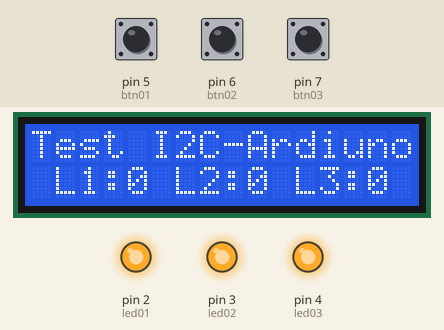
Recording of a sketch running on a simulated Arduino Uno, built with avr-gcc and run on an emulated ATmega328P. On the bench: 16×2 character LCD, output pins drawn as LEDs (lit = HIGH). The inputs (shaded band) are chosen by the test bench; at power-on: pin 5 (btn01) HIGH, pin 6 (btn02) HIGH, pin 7 (btn03) HIGH. What the sketch prints to the serial monitor is not drawn.

Above: at 2.3 s.
2.4 s: pin 5 (btn01) pulled LOW for 0.15 s
At 2.51 s:
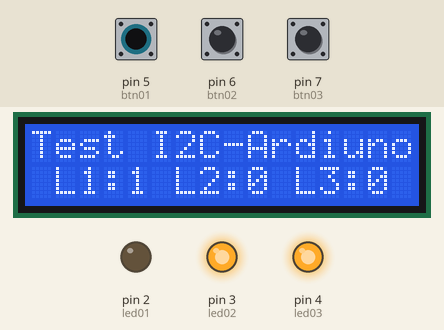
4.0 s: pin 6 (btn02) pulled LOW for 0.15 s
At 4.1 s:
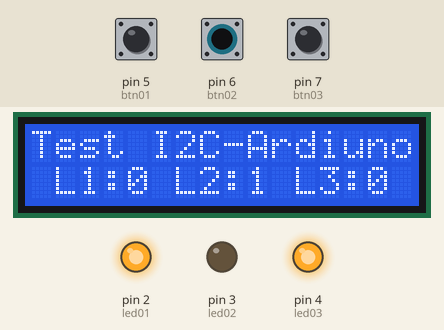
5.6 s: pin 7 (btn03) pulled LOW for 0.15 s
At 6.5 s:
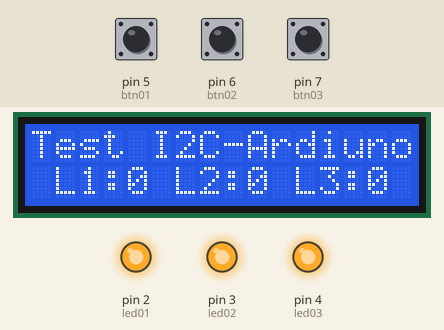
7.2 s: pin 5 (btn01) pulled LOW for 1 s
At 7.7 s:
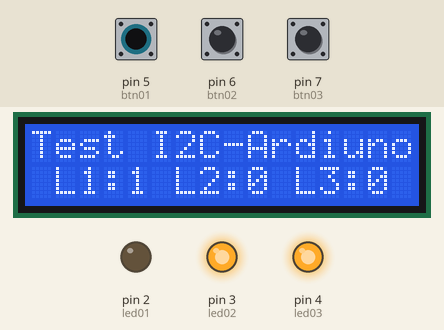
11.2 s: pin 6 (btn02) pulled LOW for 1 s
At 13.1 s:
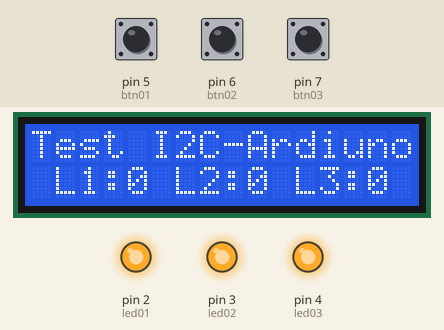
15.2 s: pin 7 (btn03) pulled LOW for 1 s
At 16.0 s:
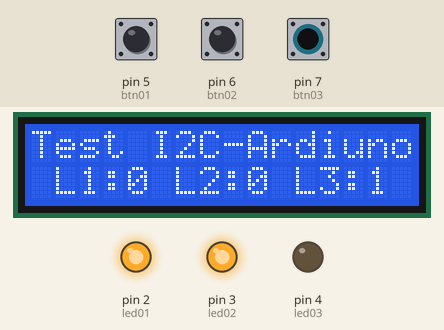
Timing chart, 0 to 18.2 s (numbered marks = the images above; inputs shaded):
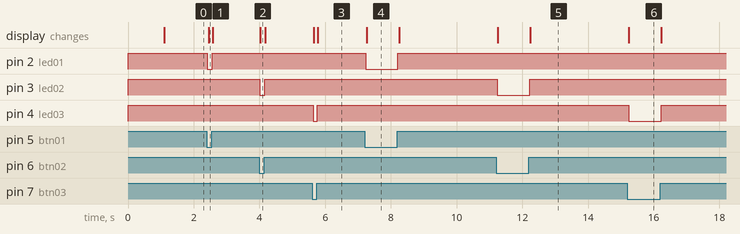

The sketch:

ardiuno-lcd-i2c.ino
```cpp
#include <Wire.h>
#include <LiquidCrystal_I2C.h>

#define led01 2
#define led02 3
#define led03 4

#define btn01 5
#define btn02 6
#define btn03 7

LiquidCrystal_I2C lcd(0x20, 16, 2);

void setup()
{
  Serial.begin(9600);

  pinMode(led01, OUTPUT);
  pinMode(led02, OUTPUT);
  pinMode(led03, OUTPUT);

  pinMode(btn01, INPUT);
  pinMode(btn02, INPUT);
  pinMode(btn03, INPUT);

  digitalWrite(led01, HIGH);
  digitalWrite(led02, HIGH);
  digitalWrite(led03, HIGH);

  lcd.init();
  Wire.begin();
  lcd.backlight();

  lcd.setCursor(4, 0);
  lcd.print("DinhNT");
  delay(1000);
  lcd.clear();

  lcd.setCursor(0, 0);
  lcd.print("Test I2C-Ardiuno");
  lcd.setCursor(1, 1);
  lcd.print("L1:");
  lcd.setCursor(6, 1);
  lcd.print("L2:");
  lcd.setCursor(11, 1);
  lcd.print("L3:");
}

void loop()
{

  if (digitalRead(btn01) == LOW) {
    digitalWrite(led01, LOW);
    Serial.println("LED1 is ON");
    lcd.setCursor(4, 1);
    lcd.print("1");
  }
  else {
    digitalWrite(led01, HIGH);
    Serial.println("LED1 is OFF");
    lcd.setCursor(4, 1);
    lcd.print("0");
  }

  if (digitalRead(btn02) == LOW) {
    digitalWrite(led02, LOW);
    Serial.println("LED2 is ON");
    lcd.setCursor(9, 1);
    lcd.print("1");
  }
  else {
    digitalWrite(led02, HIGH);
    Serial.println("LED2 is OFF");
    lcd.setCursor(9, 1);
    lcd.print("0");
  }

  if (digitalRead(btn03) == LOW) {
    digitalWrite(led03, LOW);
    Serial.println("LED3 is ON");
    lcd.setCursor(14, 1);
    lcd.print("1");
  }
  else {
    digitalWrite(led03, HIGH);
    Serial.println("LED3 is OFF");
    lcd.setCursor(14, 1);
    lcd.print("0");
  }
}
```

Measured:
- after the input at 2.4 s, pin 2 (led01): HIGH → LOW at once, → HIGH 0.16 s later; the display: changes after 0.05 s (image 1)
- after the input at 4.0 s, pin 3 (led02): HIGH → LOW at once, → HIGH 0.16 s later; the display: changes at once (image 2)
- after the input at 5.6 s, pin 4 (led03): HIGH → LOW at once, → HIGH 0.12 s later; the display: first changes after 0.05 s (image 3 shows a later state)
- after the input at 7.2 s, pin 2 (led01): HIGH → LOW at once, → HIGH 0.99 s later; the display: changes after 0.07 s (image 4)
- after the input at 11.2 s, pin 3 (led02): HIGH → LOW at once, → HIGH 0.99 s later; the display: first changes after 0.06 s (image 5 shows a later state)
- after the input at 15.2 s, pin 4 (led03): HIGH → LOW at once, → HIGH 0.99 s later; the display: changes after 0.05 s (image 6)
